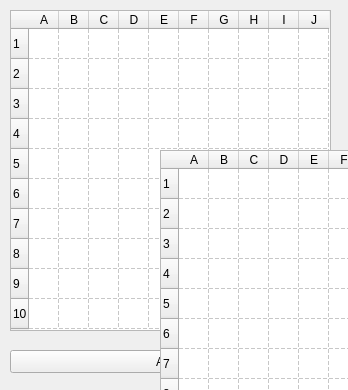
<?xml version="1.0" encoding="UTF-8"?>
<ui version="4.0">
 <class>MainWindow</class>
 <widget class="QMainWindow" name="MainWindow">
  <property name="geometry">
   <rect>
    <x>0</x>
    <y>0</y>
    <width>348</width>
    <height>390</height>
   </rect>
  </property>
  <property name="windowTitle">
   <string>MainWindow</string>
  </property>
  <widget class="QWidget" name="centralwidget">
   <widget class="QTableWidget" name="tableWidget">
    <property name="geometry">
     <rect>
      <x>10</x>
      <y>10</y>
      <width>321</width>
      <height>321</height>
     </rect>
    </property>
    <property name="mouseTracking">
     <bool>false</bool>
    </property>
    <property name="frameShape">
     <enum>QFrame::StyledPanel</enum>
    </property>
    <property name="frameShadow">
     <enum>QFrame::Sunken</enum>
    </property>
    <property name="midLineWidth">
     <number>0</number>
    </property>
    <property name="verticalScrollBarPolicy">
     <enum>Qt::ScrollBarAlwaysOff</enum>
    </property>
    <property name="horizontalScrollBarPolicy">
     <enum>Qt::ScrollBarAlwaysOff</enum>
    </property>
    <property name="showDropIndicator" stdset="0">
     <bool>true</bool>
    </property>
    <property name="dragEnabled">
     <bool>false</bool>
    </property>
    <property name="gridStyle">
     <enum>Qt::DashLine</enum>
    </property>
    <property name="sortingEnabled">
     <bool>false</bool>
    </property>
    <property name="rowCount">
     <number>10</number>
    </property>
    <attribute name="horizontalHeaderCascadingSectionResizes">
     <bool>false</bool>
    </attribute>
    <attribute name="horizontalHeaderDefaultSectionSize">
     <number>30</number>
    </attribute>
    <attribute name="horizontalHeaderShowSortIndicator" stdset="0">
     <bool>false</bool>
    </attribute>
    <attribute name="horizontalHeaderStretchLastSection">
     <bool>false</bool>
    </attribute>
    <attribute name="verticalHeaderCascadingSectionResizes">
     <bool>false</bool>
    </attribute>
    <attribute name="verticalHeaderDefaultSectionSize">
     <number>30</number>
    </attribute>
    <row>
     <property name="text">
      <string>1</string>
     </property>
    </row>
    <row>
     <property name="text">
      <string>2</string>
     </property>
    </row>
    <row>
     <property name="text">
      <string>3</string>
     </property>
    </row>
    <row>
     <property name="text">
      <string>4</string>
     </property>
    </row>
    <row>
     <property name="text">
      <string>5</string>
     </property>
    </row>
    <row>
     <property name="text">
      <string>6</string>
     </property>
    </row>
    <row>
     <property name="text">
      <string>7</string>
     </property>
    </row>
    <row>
     <property name="text">
      <string>8</string>
     </property>
    </row>
    <row/>
    <row/>
    <column>
     <property name="text">
      <string>A</string>
     </property>
    </column>
    <column>
     <property name="text">
      <string>B</string>
     </property>
    </column>
    <column>
     <property name="text">
      <string>C</string>
     </property>
    </column>
    <column>
     <property name="text">
      <string>D</string>
     </property>
    </column>
    <column>
     <property name="text">
      <string>E</string>
     </property>
    </column>
    <column>
     <property name="text">
      <string>F</string>
     </property>
    </column>
    <column>
     <property name="text">
      <string>G</string>
     </property>
    </column>
    <column>
     <property name="text">
      <string>H</string>
     </property>
    </column>
    <column>
     <property name="text">
      <string>I</string>
     </property>
    </column>
    <column>
     <property name="text">
      <string>J</string>
     </property>
    </column>
   </widget>
   <widget class="QPushButton" name="pushButton">
    <property name="geometry">
     <rect>
      <x>10</x>
      <y>350</y>
      <width>321</width>
      <height>23</height>
     </rect>
    </property>
    <property name="text">
     <string>Atirar</string>
    </property>
   </widget>
   <widget class="QPushButton" name="pushButton_2">
    <property name="geometry">
     <rect>
      <x>160</x>
      <y>490</y>
      <width>321</width>
      <height>23</height>
     </rect>
    </property>
    <property name="text">
     <string>Atirar</string>
    </property>
   </widget>
   <widget class="QTableWidget" name="tableWidget_2">
    <property name="geometry">
     <rect>
      <x>160</x>
      <y>150</y>
      <width>321</width>
      <height>321</height>
     </rect>
    </property>
    <property name="mouseTracking">
     <bool>false</bool>
    </property>
    <property name="frameShape">
     <enum>QFrame::StyledPanel</enum>
    </property>
    <property name="frameShadow">
     <enum>QFrame::Sunken</enum>
    </property>
    <property name="midLineWidth">
     <number>0</number>
    </property>
    <property name="verticalScrollBarPolicy">
     <enum>Qt::ScrollBarAlwaysOff</enum>
    </property>
    <property name="horizontalScrollBarPolicy">
     <enum>Qt::ScrollBarAlwaysOff</enum>
    </property>
    <property name="showDropIndicator" stdset="0">
     <bool>true</bool>
    </property>
    <property name="dragEnabled">
     <bool>false</bool>
    </property>
    <property name="gridStyle">
     <enum>Qt::DashLine</enum>
    </property>
    <property name="sortingEnabled">
     <bool>false</bool>
    </property>
    <property name="rowCount">
     <number>10</number>
    </property>
    <attribute name="horizontalHeaderCascadingSectionResizes">
     <bool>false</bool>
    </attribute>
    <attribute name="horizontalHeaderDefaultSectionSize">
     <number>30</number>
    </attribute>
    <attribute name="horizontalHeaderShowSortIndicator" stdset="0">
     <bool>false</bool>
    </attribute>
    <attribute name="horizontalHeaderStretchLastSection">
     <bool>false</bool>
    </attribute>
    <attribute name="verticalHeaderCascadingSectionResizes">
     <bool>false</bool>
    </attribute>
    <attribute name="verticalHeaderDefaultSectionSize">
     <number>30</number>
    </attribute>
    <row>
     <property name="text">
      <string>1</string>
     </property>
    </row>
    <row>
     <property name="text">
      <string>2</string>
     </property>
    </row>
    <row>
     <property name="text">
      <string>3</string>
     </property>
    </row>
    <row>
     <property name="text">
      <string>4</string>
     </property>
    </row>
    <row>
     <property name="text">
      <string>5</string>
     </property>
    </row>
    <row>
     <property name="text">
      <string>6</string>
     </property>
    </row>
    <row>
     <property name="text">
      <string>7</string>
     </property>
    </row>
    <row>
     <property name="text">
      <string>8</string>
     </property>
    </row>
    <row/>
    <row/>
    <column>
     <property name="text">
      <string>A</string>
     </property>
    </column>
    <column>
     <property name="text">
      <string>B</string>
     </property>
    </column>
    <column>
     <property name="text">
      <string>C</string>
     </property>
    </column>
    <column>
     <property name="text">
      <string>D</string>
     </property>
    </column>
    <column>
     <property name="text">
      <string>E</string>
     </property>
    </column>
    <column>
     <property name="text">
      <string>F</string>
     </property>
    </column>
    <column>
     <property name="text">
      <string>G</string>
     </property>
    </column>
    <column>
     <property name="text">
      <string>H</string>
     </property>
    </column>
    <column>
     <property name="text">
      <string>I</string>
     </property>
    </column>
    <column>
     <property name="text">
      <string>J</string>
     </property>
    </column>
   </widget>
  </widget>
 </widget>
 <resources/>
 <connections/>
</ui>
